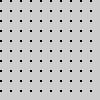
Frame 1 (no input)
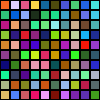
Frame 60 (the mouse pressed at the canvas centre just before this capture)
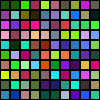
Frame 120 (the mouse held since frame 60 and released just before this capture)

The Processing sketch that drew these frames (run headless with seeded random() and noise(); from frame 60 on, the mouse is pressed at the canvas centre):

// Processing sketch: processing_1442
// ── processing_1442.pde

int x=0,y=0,i=0;
void setup(){
}
void draw(){


  i++;

  for(int j=0;j<width*height/100;j++){
        fill(random(255),random(255),random(255));
    x=j%(width/10);
    y=j-j%(width/10);
    rect(x*10,y/(width/100),i%10,i%10);
  }
    PImage a = get();
  image (a,pmouseX-mouseX,pmouseY-mouseY,width-(pmouseX-mouseX)*2,height-(pmouseY-mouseY)*2);
}
